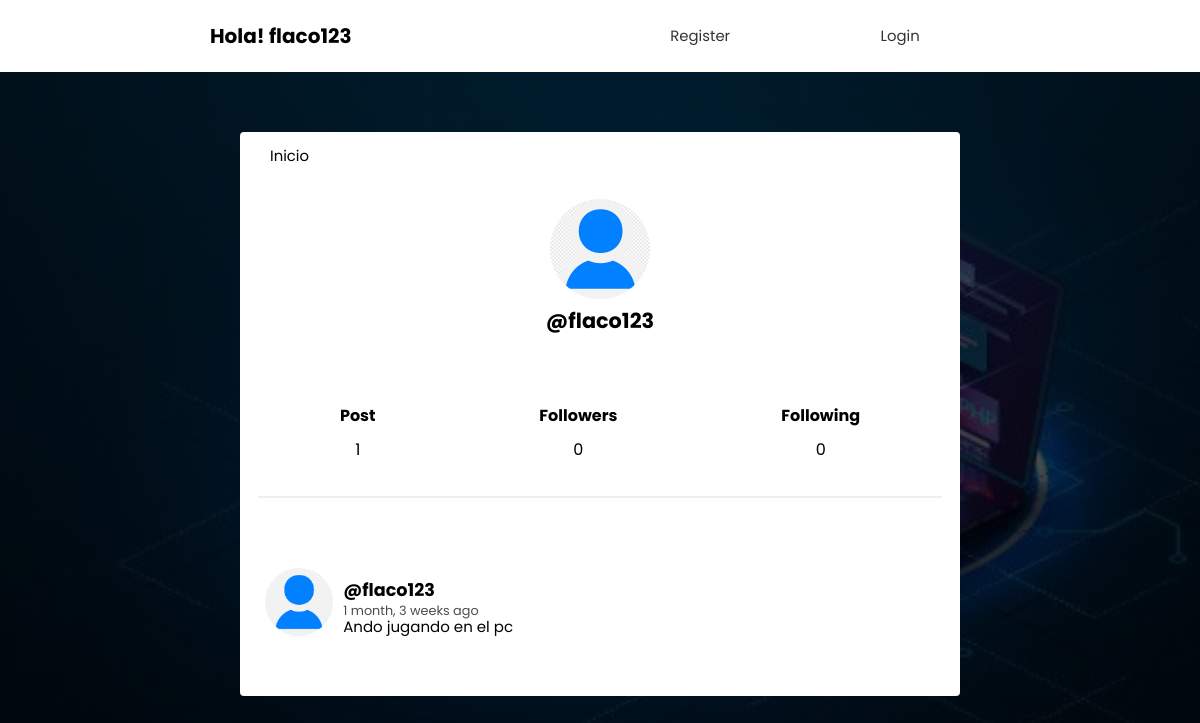
The app's page /profile/flaco123/ with its own data.
### socialAPP/models.py (models this page shows, shortened)
class Profile(models.Model):
	user = models.OneToOneField(User, on_delete=models.CASCADE)
	image = models.ImageField(default='batman.png')
	def following(self):
		user_ids = Relationship.objects.filter(from_user=self.user)\
								.values_list('to_user_id', flat=True)
		return User.objects.filter(id__in=user_ids)
	def followers(self):
		user_ids = Relationship.objects.filter(to_user=self.user)\
								.values_list('from_user_id', flat=True)
		return User.objects.filter(id__in=user_ids)

class Post(models.Model):
	user = models.ForeignKey(User, on_delete=models.CASCADE, related_name='posts')
	timestamp = models.DateTimeField(default=timezone.now)
	content = models.TextField()
	class Meta:
		ordering = ['-timestamp']

### socialAPP/views.py (the view)
# urls.py: path('profile/', views.profile, name='profile'),
def profile(request, username=None):
	current_user = request.user
	if username and username != current_user.username:
		user = User.objects.get(username=username)
		posts = user.posts.all()
	else:
		posts = current_user.posts.all()
		user = current_user
	return render(request, 'profile.html', {'user':user, 'posts':posts})

### socialAPP/templates/profile.html (shortened to what this page needs)
{% extends 'feed.html' %}
{% block content %}
<div class="profile">
	<img alt="" src="{{ user.profile.image.url }}">
	<h2>@{{ user.username }}</h2>
</div>
<div class="follow">
	<div>
		<h5>Post</h5>
		<p>{{ user.posts.count }}</p>
	</div>
	<div>
		<h5>Followers</h5>
		<p>{{ user.profile.followers.count }}</p>
	</div>
	<div>
		<h5>Following</h5>
		<p>{{ user.profile.following.count }}</p>
	</div>
</div>
{{ block.super }}
{% endblock %}

### socialAPP/templates/feed.html (shortened to what this page needs)
{% extends 'layout.html' %}
{% load humanize %}
{% block content %}
{% for post in posts %}
<article>
    <div class="container-article">
        <img alt="" src="{{ post.user.profile.image.url }}">
        <div>
            <h2 class="username"><a href="{% url 'profile' post.user.username %}">@{{ post.user.username }}</a></h2>
            <time data-time="#">{{ post.timestamp|naturaltime }}</time>
            <div class="post">{{ post.content }}</div>
        </div>
    </div>
</article>
{% endfor %}
{% endblock %}

### socialAPP/templates/layout.html (shortened to what this page needs)
{% load static %}
<!DOCTYPE html>
<html>
<head>
	<link rel="stylesheet" type="text/css" href="{% static 'normalize.css' %}">
	<link rel="stylesheet" type="text/css" href="{% static 'stylee.css' %}">
</head>
<body>
	<header class="main-head">
		<nav class="main">
			<h1 id="logo">Hola! {{ user.username }}</h1>
			<ul>
				{% if request.user.is_authenticated %}
				<li><a href="{% url 'search_posts' %}">Keywords</a></li>
				<li><a href="{% url 'index' %}">Index</a></li>
				<li><a href="{% url 'profile' %}">Profile</a></li>
				<li>
					<form action="/logout/" method="POST">
						{% csrf_token %}
						<button type="submit">Logout</button>
					</form>
					</li>
				{% else %}
				<li><a href="{% url 'register' %}">Register</a></li>
				<li><a href="{% url 'login' %}">Login</a></li>
				{% endif %}
			</ul>
		</nav>
	</header>
	<div class="main">
		<nav class="second-nav">
			<a class="feed" href="{% url 'feed' %}">Inicio</a>
		</nav>
		{% block content %}
		{% endblock content %}
	</div>
</body>
</html>

### socialAPP/templates/static/stylee.css (style rules this page uses)
body { font-size: 62.5%; font-family: 'Poppins', serif; background-image: linear-gradient( rgba(0,0,0,0.7), rgba(0,0,0,0.7)), url(../static/images/background1.jpg); background-position: center center; background-repeat: no-repeat; background-size: cover; background-attachment: fixed; position: absolute; top: 0; left: 0; width: 100%; height: 100%; z-index: -1; }
h2 { padding-top: -30px; }
h5 { font-size: 1rem; margin-bottom: 0; }
p { font-size: 1rem; }
img { object-fit: cover; }
ul { list-style-type: none; margin: 0; padding: 0; }
ul li { display: inline-block; margin-right: 10px; }
ul li:last-child { margin-right: 0; }
ul li a { text-decoration: none; color: #333; }
.main-head { background: white; color: black; }
nav.main { min-height: 7vh; display: flex; width: 65%; margin: auto; align-items: center; padding: 0.5rem; }
nav.main ul { display: flex; flex: 1 1 40rem; justify-content: space-around; align-items: center; list-style: none; }
#logo { flex: 2 1 40rem; }
a { font-size: .93rem; text-decoration: none; color: black; }
.main { background: white; width: 60%; margin: 5% auto; border-radius: 4px; padding-bottom: 20px; }
.second-nav { display: flex; padding: 15px 30px; }
.second-nav .feed { flex: 1 1 30px; }
article { width: 93%; margin: auto; padding: 40px 0; border-bottom: 2px solid #ECEEEF; }
.username { margin-bottom: .2rem; }
.username a { font-size: 1.1rem; }
.container-article { display: flex; }
.container-article img { height: 68px; width: 68px; margin-right: 10px; border-radius: 50%; }
article:last-child { border-bottom: 0; }
time { font-size: .8rem; opacity: .7; }
.post { font-size: .94rem; }
.profile { display: flex; align-items: center; flex-direction: column; }
.profile img { height: 100px; width: 100px; margin-right: 10px; border-radius: 50%; margin: 20px; }
.profile h2 { margin-top: -10px; font-size: 1.3rem; }
.follow { display: flex; width: 95%; justify-content: space-around; margin: 30px auto; text-align: center; border-bottom: 2px solid #ECEEEF; padding-bottom: 20px; }

### records on screen
Post: user.profile.image (picture), user.username "flaco123", timestamp "1 month, 3 weeks ago", content "Ando jugando en el pc"

### other values on screen
{{ user.username }} "flaco123"
{{ user.posts.count }} "1"
{{ user.profile.followers.count }} "0"
{{ user.profile.following.count }} "0"
